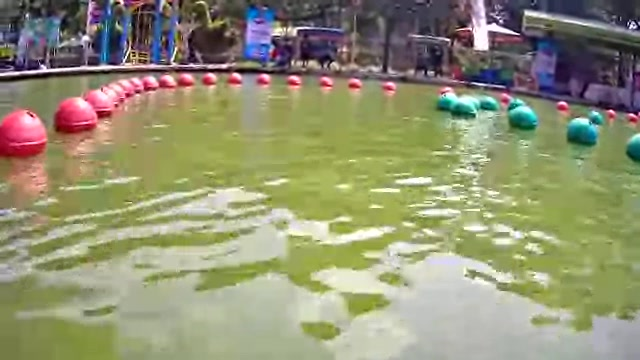
#> input picture Lomba/bola.jpg, 640 x 360 px, given in place of Copy of WIN_20221027_17_04_03_Pro.mp4, which was not available
$ python Vision_V4.py
#> lines starting #> are read from the running program, lines starting #| are printed output that depends on the picture; after the words box and inside, x2 and y2 are one past the last pixel; in counts of white or black regions, pixels touching at a corner belong together; pictures that were not available may be replaced by others from this repository, and a replacement may not be noted
#> further down, img is the input picture: shape (360, 640, 3); mean B, G, R 115.6, 145.8, 146.1
import cv2
import numpy as np
import serial
import time


#---------Inisiasi---------#
INVERS = 'n' #(y/n)


listLowRed = [np.array([163,43,142]),np.array([0, 78, 67])] # [np.array([0, 111, 109])]
listUpRed = [np.array([180,255,255]),np.array([6, 255, 177])] #[np.array([3, 190, 178])]
nRed = 0

listLowGreen = [np.array([76, 121, 17 ]), np.array([62,147,0])] #[np.array([83, 28, 101])]
listUpGreen = [np.array([97, 255, 255]),np.array([179, 255, 255])] #[np.array([94, 116, 158])]
nGreen = 0


batasLuasAtasMerah = 10000
batasLuasBawahMerah = 200

batasLuasAtasHijau = 100000
batasLuasBawahHijau = 200


port = '/dev/ttyUSB0'  #############################
bautRate = 9600

asalVideo = 'D:\Resources/Copy of WIN_20221027_17_04_03_Pro.mp4'
scaling = 0.5

areaLurus = 20
areaBelokTipis = 40
areaBelokBesar = 40

blockAtas = 200
blockTengah = 120
blockKanan = 105
blockKiri = 105
blockBawah = 90
segitigaVertikal = 180
segitigaHorizontal = 160

count = 0


#--------------------------#


##Koordinat area manuver
batasLurus = {
    "+"     : areaLurus,
    "-"     : -areaLurus,
}

batasBelokTipis = {
    "+kanan"    : (areaLurus + areaBelokTipis),
    "+kiri"     : (areaLurus) -1,

    "-kanan"    : -(areaLurus) +1,
    "-kiri"     : -(areaLurus + areaBelokTipis),
}

batasBelokBesar = {
    "+kanan"    : (areaLurus + areaBelokTipis + areaBelokBesar),
    "+kiri"     : (areaLurus + areaBelokTipis) -1,

    "-kanan"    : -(areaLurus + areaBelokTipis) +1,
    "-kiri"     : -(areaLurus + areaBelokTipis + areaBelokBesar),
}

##Balik bola kanan sama kiri
if INVERS == 'y':

    listLowRed2 = listLowRed
    listUpRed2 = listUpRed

    listLowRed = listLowGreen
    listUpRed = listUpGreen
    listLowGreen = listLowRed2
    listUpGreen = listUpRed2


    batasLuasAtasMerah2 = batasLuasAtasMerah
    batasLuasBawahMerah2 = batasLuasBawahMerah

    batasLuasAtasMerah = batasLuasAtasHijau
    batasLuasBawahMerah = batasLuasBawahHijau
    batasLuasAtasHijau = batasLuasAtasMerah2
    batasLuasBawahHijau = batasLuasBawahMerah2

    ################################

##Fungsi rescale
def rescale(frame, scale=0.75):
#> called with scale = 0.5
    width = int(frame.shape[1] * scale)
#> width = 320
    height = int(frame.shape[0] * scale)
#> height = 180

    dimensions = (width,height)
#> dimensions = (320, 180)

    return cv2.resize(frame, dimensions, interpolation=cv2.INTER_AREA)
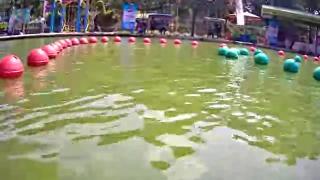
#> returned value: shape (180, 320, 3); mean of channels 0, 1, 2 115.7, 145.9, 146.3; drawn as B, G, R

#Fungsi Pengolahan Citra
def bolamerah(img,hsv,upper,lower):
    global maskRed
    maskRed = cv2.inRange(hsv, lower, upper)
    cv2.rectangle(maskRed, (img.shape[1]//2,0), (img.shape[1],img.shape[0]), (0,0,0), thickness=-1)
    return cv2.findContours(maskRed,1,cv2.CHAIN_APPROX_NONE)

def bolahijau(img,hsv,upper,lower):
    global maskGreen
    maskGreen = cv2.inRange(hsv, lower, upper)
    cv2.rectangle(maskGreen, (0,0), (img.shape[1]//2,img.shape[0]), (0,0,0), thickness=-1) ###
    return cv2.findContours(maskGreen,1,cv2.CHAIN_APPROX_NONE)


##Nyambungin ke arduino
try:
    ser = serial.Serial(port, bautRate, timeout=None)
    arduino = 'ada'
    #startNyelem = 1000
except:
    arduino = 'gada'
    print('------------gada arduino------------')


##Ambil file video
capture = cv2.VideoCapture(asalVideo)


while True:
    ##Ambil frame video
    status, img = capture.read()


    img = rescale(img, scaling)
    #print(img.shape[1],img.shape[0])


    #Area of interest
    cv2.rectangle(img, (0,0), (img.shape[1],blockAtas), (0,0,0), thickness=-1)  #y=90  #y=110   ###
#> img: shape (180, 320, 3); every value is 0
    cv2.rectangle(img, ((img.shape[1]//2)-blockTengah,0), ((img.shape[1]//2)+blockTengah,img.shape[0]), (0,0,0), thickness=-1) ###
    cv2.line(img, (img.shape[1]//5,blockAtas-50), (-5,blockAtas+10), (0,0,0), thickness=blockKiri) ###
    cv2.line(img, (img.shape[1]-img.shape[1]//5,blockAtas-50), (img.shape[1]+5,blockAtas+10), (0,0,0), thickness=blockKanan) ###
   #------------------------------------------------------------------------------------------------------------
   #roi tambahan
    cv2.rectangle(img, (0,(img.shape[0]//2)+blockBawah), (img.shape[1],img.shape[0]), (0,0,0), thickness=-1)
    points = np.array([[10+segitigaHorizontal, 180+segitigaVertikal], [200+segitigaHorizontal, 110+segitigaVertikal], [200+segitigaHorizontal, 180+segitigaVertikal]])
    cv2.fillPoly(img, pts=[points], color=(0, 0, 0))#merah
    points2 = np.array([[650+segitigaHorizontal, 180+segitigaVertikal], [440+segitigaHorizontal, 110+segitigaVertikal], [440+segitigaHorizontal, 180+segitigaVertikal]])
    cv2.fillPoly(img, pts=[points2], color=(0, 0, 0))#hijau


    ##Image processing(blurring)
    frame = cv2.GaussianBlur(img, (21,21), cv2.BORDER_DEFAULT)


    ##Image processing(seleksi warna & masking)
    hsv = cv2.cvtColor(frame, cv2.COLOR_BGR2HSV)

    #Pengolahan Bola Merah
    contours,hierarchy = bolamerah(img,hsv,listUpRed[nRed],listLowRed[nRed])
#> in bolamerah, `maskRed = cv2.inRange(hsv, lower, upper)`: maskRed: shape (180, 320); every value is 0
#> contours = []
    #Pengolahan Bola HIjau
    contours2, hierarchy =  bolahijau(img,hsv,listUpGreen[nGreen],listLowGreen[nGreen])
#> contours2 = []


    maskFinal = cv2.bitwise_or(maskRed, maskGreen)
    result = cv2.bitwise_and(img, img, mask= maskFinal)


    contoursList = []
    for i in contours:
        area1 = cv2.contourArea(i)
        print('Luas kIRI =',area1)  ##Red Area Checking##

        if area1 < batasLuasAtasMerah and area1 > batasLuasBawahMerah:
            contoursList.append(i)
#> this loop made 0 passes
#> after the loop, contoursList = []


    contours = tuple(contoursList)
#> contours = ()


    ##Image segmenting MERAH (KIRI)
    if len(contours) > 0:
        c = max(contours, key=cv2.contourArea)

        area1 = cv2.contourArea(c)
        #print('maxKIRI=',area)

        M = cv2.moments(c)
        if M['m00']!=0:
            cxM = int(M['m10']/M['m00'])
            cyM = int(M['m01']/M['m00'])
            cv2.rectangle(img, (cxM-50,cyM-50), (cxM+50,cyM+50), (255,255,255), 1)

    else:
            cxM = -5
            cyM = img.shape[0]//2+10
#> cyM = 100
            #pindah masking merah
            nRed += 1
            if nRed == len(listLowRed) :
                nRed = 0

    cv2.drawContours(img, contours, -1, (255,255,255),1)
    print(nRed)


    ##Seleksi luas HIJAU (KANAN)
    # contours, hierarchy = cv2.findContours(maskGreen,1,cv2.CHAIN_APPROX_NONE)

    contoursList2 = []
    for i in contours2:
        area2 = cv2.contourArea(i)
        #print('Luas Hijau =',area)  ##Green Area Check##

        if area2 < batasLuasAtasHijau and area2 > batasLuasBawahHijau:
            contoursList2.append(i)
#> after the loop, contoursList2 = []


    contours2 = tuple(contoursList2)
#> contours2 = ()


    ##Image segmenting HIJAU (KANAN)
    if len(contours2) > 0:
        c = max(contours2, key=cv2.contourArea)

        area2 = cv2.contourArea(c)
        #qprint('maxHIJAU=',area2)

        M = cv2.moments(c)
        if M['m00']!=0:
            cxH = int(M['m10']/M['m00'])
            cyH = int(M['m01']/M['m00'])
            cv2.rectangle(img, (cxH-50,cyH-50), (cxH+50,cyH+50), (255,255,255), 1)

    else:
            cxH = img.shape[1]+5
#> cxH = 325
            cyH = img.shape[0]//2+10
#> cyH = 100
            #pindah masking hijau
            nGreen += 1
            if nGreen == len(listLowGreen) :
                nGreen = 0
    cv2.drawContours(img, contours2, -1, (255,255,255),1)


    # Garis & lingkaran tengah
    cv2.line(img, (img.shape[1]//2,0), (img.shape[1]//2,img.shape[0]), (0,0,255), thickness=2) ###
    cv2.line(img, (cxM,cyM), (cxH,cyH), (255,255,255), thickness=2)
    cxDOT = (cxH + cxM) // 2
#> cxDOT = 160
    cyDOT = (cyH + cyM) // 2
#> cyDOT = 100
    cv2.circle(img, (cxDOT,cyDOT), 10, (0,0,255), thickness=2)

    #Area - area manuver kapal
    cv2.line(img, (img.shape[1]//2 + batasLurus['-'], 0), (img.shape[1]//2 + batasLurus['-'],img.shape[0]), (255,255,255), thickness=1) ###
    cv2.line(img, (img.shape[1]//2 + batasLurus['+'],0), (img.shape[1]//2 + batasLurus['+'],img.shape[0]), (255,255,255), thickness=1) ###
    cv2.putText(img, 'a', (img.shape[1]//2,img.shape[0]-20), cv2.FONT_HERSHEY_TRIPLEX, 0.6, (255,255,255), thickness=1) ###
#> img: shape (180, 320, 3); mean B, G, R 5.9, 5.9, 9.1

    cv2.line(img, (img.shape[1]//2 + batasBelokTipis['-kiri'], 0), (img.shape[1]//2 + batasBelokTipis['-kiri'],img.shape[0]), (255,255,255), thickness=1) ###
    cv2.line(img, (img.shape[1]//2 + batasBelokTipis['+kanan'],0), (img.shape[1]//2 + batasBelokTipis['+kanan'],img.shape[0]), (255,255,255), thickness=1) ###
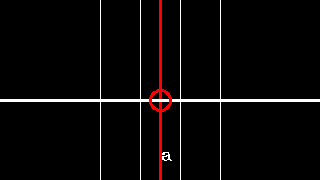
#> img: shape (180, 320, 3); mean B, G, R 7.5, 7.5, 10.6
    cv2.putText(img, 'b', (img.shape[1]//2 + ((batasBelokTipis['-kiri']+batasLurus['-'])//2) , img.shape[0]-20), cv2.FONT_HERSHEY_TRIPLEX, 0.6, (255,255,255), thickness=1) ###
#> img: shape (180, 320, 3); 0.09% of pixels changed, all inside (x1, y1, x2, y2) = (121, 147, 132, 161)
    cv2.putText(img, 'c', (img.shape[1]//2 + ((batasBelokTipis['+kanan']+batasLurus['+'])//2) , img.shape[0]-20), cv2.FONT_HERSHEY_TRIPLEX, 0.6, (255,255,255), thickness=1) ###

    cv2.line(img, (img.shape[1]//2 + batasBelokBesar['-kiri'], 0), (img.shape[1]//2 + batasBelokBesar['-kiri'],img.shape[0]), (255,255,255), thickness=1) ###
    cv2.line(img, (img.shape[1]//2 + batasBelokBesar['+kanan'],0), (img.shape[1]//2 + batasBelokBesar['+kanan'],img.shape[0]), (255,255,255), thickness=1) ###
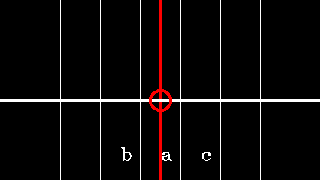
#> img: shape (180, 320, 3); mean B, G, R 9.5, 9.5, 12.6
    cv2.putText(img, 'd', (img.shape[1]//2 + ((batasBelokBesar['-kiri']+batasBelokTipis['-kiri'])//2) , img.shape[0]-20), cv2.FONT_HERSHEY_TRIPLEX, 0.6, (255,255,255), thickness=1) ###
#> img: shape (180, 320, 3); 0.11% of pixels changed, all inside (x1, y1, x2, y2) = (82, 147, 92, 161)
    cv2.putText(img, 'e', (img.shape[1]//2 + ((batasBelokBesar['+kanan']+batasBelokTipis['+kanan'])//2) , img.shape[0]-20), cv2.FONT_HERSHEY_TRIPLEX, 0.6, (255,255,255), thickness=1) ###
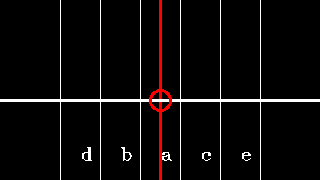
#> img: shape (180, 320, 3); mean B, G, R 9.9, 9.9, 13


    #jarak sumbu x lingkaran, ke tengah
    cx = cxDOT - img.shape[1]/2
#> cx = 0
    print(cx)
#| 0.0


    ##Menampilkan
    cv2.imshow('raw image', img)
    cv2.imshow('merah', maskRed)
    cv2.imshow('hijau', maskGreen)
    cv2.imshow('result', result)
    cv2.imshow('resultp', maskFinal)
    time.sleep(0.05)


    ##Ngirim data ke arduino
    if arduino == 'ada':

        ##Lurus
        if cx > batasLurus['-'] and cx < batasLurus['+']:
            ser.write('a'.encode())
            print('a')


        ##Belok kiri tipis
        elif cx > batasBelokTipis["-kiri"] and cx < batasBelokTipis["-kanan"]:
            ser.write('b'.encode())

            print('b')
        ##Belok kanan tipis
        elif cx > batasBelokTipis["+kiri"] and cx < batasBelokTipis["+kanan"]:
            ser.write('c'.encode())

            print('c')


        ##Belok kiri besar
        elif cx > batasBelokBesar['-kiri'] and cx < batasBelokBesar['-kanan']:
            ser.write('d'.encode())

            print('d')
        ##Belok kanan besar
        elif cx > batasBelokBesar['+kiri'] and cx < batasBelokBesar['+kanan']:
            ser.write('e'.encode())

            print('e')


        ##Belok kiri tajam
        elif cx < batasBelokBesar['-kiri'] :
            ser.write('f'.encode())


            print('f')


        ##Belok kanan tajam
        elif cx > batasBelokBesar['+kanan']:
            ser.write('g'.encode())


            print('g')

        elif area1 and area2 == 0:
            ser.write('h'.encode())
            print('stop')


    if cv2.waitKey(1) == ord('q'):
#> (key q is pressed here)
        break


capture.release()
cv2.destroyAllWindows()
